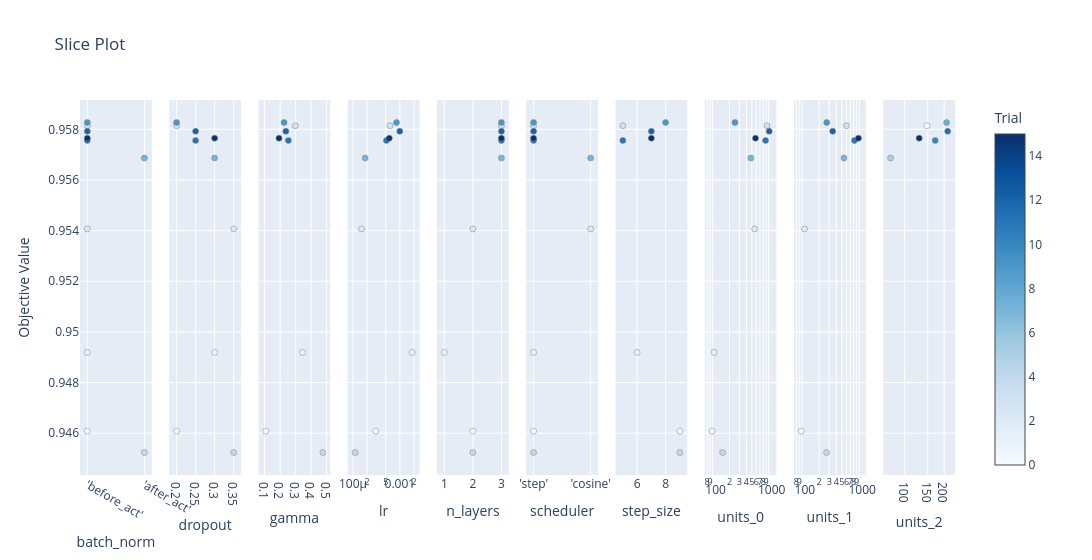

The code cell stored with this chart in its notebook:
### Markdown cell above
## Visualization: Slice Plot

### Code cell
fig_slice = plot_slice(study)
fig_slice.write_html(os.path.join(OUT_DIR, 'slice_plot.html'))
fig_slice.show()

### Figure 1 — Plotly figure (JSON) as saved in the notebook; plotly's stock layout.template omitted (floating-point values rounded to 4 significant figures)
{"data": [{"marker": {"color": [0, 1, 2, 3, 9, 11, 12, 15, 4, 7], "colorbar": {"title": {"text": "Trial"}, "x": 1, "xpad": 40}, "colorscale": [[0, "rgb(247,251,255)"], [0.125, "rgb(222,235,247)"], [0.25, "rgb(198,219,239)"], [0.375, "rgb(158,202,225)"], [0.5, "rgb(107,174,214)"], [0.625, "rgb(66,146,198)"], [0.75, "rgb(33,113,181)"], [0.875, "rgb(8,81,156)"], [1, "rgb(8,48,107)"]], "line": {"color": "Grey", "width": 0.5}, "showscale": true}, "mode": "markers", "name": "Feasible Trial", "showlegend": false, "type": "scatter", "x": ["'before_act'", "'before_act'", "'before_act'", "'before_act'", "'before_act'", "'before_act'", "'before_act'", "'before_act'", "'after_act'", "'after_act'"], "xaxis": "x", "y": [0.9461, 0.9492, 0.9541, 0.9581, 0.9583, 0.9576, 0.9579, 0.9577, 0.9452, 0.9569], "yaxis": "y"}, {"marker": {"color": [0, 1, 2, 3, 4, 7, 9, 11, 12, 15], "colorbar": {"title": {"text": "Trial"}, "x": 1, "xpad": 40}, "colorscale": [[0, "rgb(247,251,255)"], [0.125, "rgb(222,235,247)"], [0.25, "rgb(198,219,239)"], [0.375, "rgb(158,202,225)"], [0.5, "rgb(107,174,214)"], [0.625, "rgb(66,146,198)"], [0.75, "rgb(33,113,181)"], [0.875, "rgb(8,81,156)"], [1, "rgb(8,48,107)"]], "line": {"color": "Grey", "width": 0.5}, "showscale": false}, "mode": "markers", "name": "Feasible Trial", "showlegend": false, "type": "scatter", "x": [0.2, 0.3, 0.35, 0.2, 0.35, 0.3, 0.2, 0.25, 0.25, 0.3], "xaxis": "x2", "y": [0.9461, 0.9492, 0.9541, 0.9581, 0.9452, 0.9569, 0.9583, 0.9576, 0.9579, 0.9577], "yaxis": "y2"}, {"marker": {"color": [0, 1, 3, 4, 9, 11, 12, 15], "colorbar": {"title": {"text": "Trial"}, "x": 1, "xpad": 40}, "colorscale": [[0, "rgb(247,251,255)"], [0.125, "rgb(222,235,247)"], [0.25, "rgb(198,219,239)"], [0.375, "rgb(158,202,225)"], [0.5, "rgb(107,174,214)"], [0.625, "rgb(66,146,198)"], [0.75, "rgb(33,113,181)"], [0.875, "rgb(8,81,156)"], [1, "rgb(8,48,107)"]], "line": {"color": "Grey", "width": 0.5}, "showscale": false}, "mode": "markers", "name": "Feasible Trial", "showlegend": false, "type": "scatter", "x": [0.1082, 0.3447, 0.2981, 0.4758, 0.2257, 0.2533, 0.2371, 0.1931], "xaxis": "x3", "y": [0.9461, 0.9492, 0.9581, 0.9452, 0.9583, 0.9576, 0.9579, 0.9577], "yaxis": "y3"}, {"marker": {"color": [0, 1, 2, 3, 4, 7, 9, 11, 12, 15], "colorbar": {"title": {"text": "Trial"}, "x": 1, "xpad": 40}, "colorscale": [[0, "rgb(247,251,255)"], [0.125, "rgb(222,235,247)"], [0.25, "rgb(198,219,239)"], [0.375, "rgb(158,202,225)"], [0.5, "rgb(107,174,214)"], [0.625, "rgb(66,146,198)"], [0.75, "rgb(33,113,181)"], [0.875, "rgb(8,81,156)"], [1, "rgb(8,48,107)"]], "line": {"color": "Grey", "width": 0.5}, "showscale": false}, "mode": "markers", "name": "Feasible Trial", "showlegend": false, "type": "scatter", "x": [0.0003071, 0.001828, 0.0001519, 0.0006172, 0.0001109, 0.0001814, 0.0008471, 0.0005157, 0.0009946, 0.000594], "xaxis": "x4", "y": [0.9461, 0.9492, 0.9541, 0.9581, 0.9452, 0.9569, 0.9583, 0.9576, 0.9579, 0.9577], "yaxis": "y4"}, {"marker": {"color": [0, 1, 2, 3, 4, 7, 9, 11, 12, 15], "colorbar": {"title": {"text": "Trial"}, "x": 1, "xpad": 40}, "colorscale": [[0, "rgb(247,251,255)"], [0.125, "rgb(222,235,247)"], [0.25, "rgb(198,219,239)"], [0.375, "rgb(158,202,225)"], [0.5, "rgb(107,174,214)"], [0.625, "rgb(66,146,198)"], [0.75, "rgb(33,113,181)"], [0.875, "rgb(8,81,156)"], [1, "rgb(8,48,107)"]], "line": {"color": "Grey", "width": 0.5}, "showscale": false}, "mode": "markers", "name": "Feasible Trial", "showlegend": false, "type": "scatter", "x": [2, 1, 2, 3, 2, 3, 3, 3, 3, 3], "xaxis": "x5", "y": [0.9461, 0.9492, 0.9541, 0.9581, 0.9452, 0.9569, 0.9583, 0.9576, 0.9579, 0.9577], "yaxis": "y5"}, {"marker": {"color": [0, 1, 3, 4, 9, 11, 12, 15, 2, 7], "colorbar": {"title": {"text": "Trial"}, "x": 1, "xpad": 40}, "colorscale": [[0, "rgb(247,251,255)"], [0.125, "rgb(222,235,247)"], [0.25, "rgb(198,219,239)"], [0.375, "rgb(158,202,225)"], [0.5, "rgb(107,174,214)"], [0.625, "rgb(66,146,198)"], [0.75, "rgb(33,113,181)"], [0.875, "rgb(8,81,156)"], [1, "rgb(8,48,107)"]], "line": {"color": "Grey", "width": 0.5}, "showscale": false}, "mode": "markers", "name": "Feasible Trial", "showlegend": false, "type": "scatter", "x": ["'step'", "'step'", "'step'", "'step'", "'step'", "'step'", "'step'", "'step'", "'cosine'", "'cosine'"], "xaxis": "x6", "y": [0.9461, 0.9492, 0.9581, 0.9452, 0.9583, 0.9576, 0.9579, 0.9577, 0.9541, 0.9569], "yaxis": "y6"}, {"marker": {"color": [0, 1, 3, 4, 9, 11, 12, 15], "colorbar": {"title": {"text": "Trial"}, "x": 1, "xpad": 40}, "colorscale": [[0, "rgb(247,251,255)"], [0.125, "rgb(222,235,247)"], [0.25, "rgb(198,219,239)"], [0.375, "rgb(158,202,225)"], [0.5, "rgb(107,174,214)"], [0.625, "rgb(66,146,198)"], [0.75, "rgb(33,113,181)"], [0.875, "rgb(8,81,156)"], [1, "rgb(8,48,107)"]], "line": {"color": "Grey", "width": 0.5}, "showscale": false}, "mode": "markers", "name": "Feasible Trial", "showlegend": false, "type": "scatter", "x": [9, 6, 5, 9, 8, 5, 7, 7], "xaxis": "x7", "y": [0.9461, 0.9492, 0.9581, 0.9452, 0.9583, 0.9576, 0.9579, 0.9577], "yaxis": "y7"}, {"marker": {"color": [0, 1, 2, 3, 4, 7, 9, 11, 12, 15], "colorbar": {"title": {"text": "Trial"}, "x": 1, "xpad": 40}, "colorscale": [[0, "rgb(247,251,255)"], [0.125, "rgb(222,235,247)"], [0.25, "rgb(198,219,239)"], [0.375, "rgb(158,202,225)"], [0.5, "rgb(107,174,214)"], [0.625, "rgb(66,146,198)"], [0.75, "rgb(33,113,181)"], [0.875, "rgb(8,81,156)"], [1, "rgb(8,48,107)"]], "line": {"color": "Grey", "width": 0.5}, "showscale": false}, "mode": "markers", "name": "Feasible Trial", "showlegend": false, "type": "scatter", "x": [98, 106, 564, 931, 151, 482, 251, 881, 1021, 583], "xaxis": "x8", "y": [0.9461, 0.9492, 0.9541, 0.9581, 0.9452, 0.9569, 0.9583, 0.9576, 0.9579, 0.9577], "yaxis": "y8"}, {"marker": {"color": [0, 2, 3, 4, 7, 9, 11, 12, 15], "colorbar": {"title": {"text": "Trial"}, "x": 1, "xpad": 40}, "colorscale": [[0, "rgb(247,251,255)"], [0.125, "rgb(222,235,247)"], [0.25, "rgb(198,219,239)"], [0.375, "rgb(158,202,225)"], [0.5, "rgb(107,174,214)"], [0.625, "rgb(66,146,198)"], [0.75, "rgb(33,113,181)"], [0.875, "rgb(8,81,156)"], [1, "rgb(8,48,107)"]], "line": {"color": "Grey", "width": 0.5}, "showscale": false}, "mode": "markers", "name": "Feasible Trial", "showlegend": false, "type": "scatter", "x": [98, 111, 601, 270, 542, 272, 825, 345, 968], "xaxis": "x9", "y": [0.9461, 0.9541, 0.9581, 0.9452, 0.9569, 0.9583, 0.9576, 0.9579, 0.9577], "yaxis": "y9"}, {"marker": {"color": [3, 7, 9, 11, 12, 15], "colorbar": {"title": {"text": "Trial"}, "x": 1, "xpad": 40}, "colorscale": [[0, "rgb(247,251,255)"], [0.125, "rgb(222,235,247)"], [0.25, "rgb(198,219,239)"], [0.375, "rgb(158,202,225)"], [0.5, "rgb(107,174,214)"], [0.625, "rgb(66,146,198)"], [0.75, "rgb(33,113,181)"], [0.875, "rgb(8,81,156)"], [1, "rgb(8,48,107)"]], "line": {"color": "Grey", "width": 0.5}, "showscale": false}, "mode": "markers", "name": "Feasible Trial", "showlegend": false, "type": "scatter", "x": [148, 78, 209, 171, 213, 129], "xaxis": "x10", "y": [0.9581, 0.9569, 0.9583, 0.9576, 0.9579, 0.9577], "yaxis": "y10"}], "layout": {"title": {"text": "Slice Plot"}, "width": 3000, "xaxis": {"anchor": "y", "categoryarray": ["'before_act'", "'after_act'"], "categoryorder": "array", "domain": [0, 0.082], "title": {"text": "batch_norm"}, "type": "category"}, "xaxis10": {"anchor": "y10", "domain": [0.918, 1.0], "title": {"text": "units_2"}, "type": "log"}, "xaxis2": {"anchor": "y2", "domain": [0.102, 0.184], "title": {"text": "dropout"}}, "xaxis3": {"anchor": "y3", "domain": [0.204, 0.286], "title": {"text": "gamma"}}, "xaxis4": {"anchor": "y4", "domain": [0.306, 0.388], "title": {"text": "lr"}, "type": "log"}, "xaxis5": {"anchor": "y5", "domain": [0.408, 0.49], "title": {"text": "n_layers"}}, "xaxis6": {"anchor": "y6", "categoryarray": ["'step'", "'cosine'"], "categoryorder": "array", "domain": [0.51, 0.592], "title": {"text": "scheduler"}, "type": "category"}, "xaxis7": {"anchor": "y7", "domain": [0.612, 0.694], "title": {"text": "step_size"}}, "xaxis8": {"anchor": "y8", "domain": [0.714, 0.796], "title": {"text": "units_0"}, "type": "log"}, "xaxis9": {"anchor": "y9", "domain": [0.816, 0.898], "title": {"text": "units_1"}, "type": "log"}, "yaxis": {"anchor": "x", "domain": [0, 1], "title": {"text": "Objective Value"}}, "yaxis10": {"anchor": "x10", "domain": [0, 1], "matches": "y", "showticklabels": false}, "yaxis2": {"anchor": "x2", "domain": [0, 1], "matches": "y", "showticklabels": false}, "yaxis3": {"anchor": "x3", "domain": [0, 1], "matches": "y", "showticklabels": false}, "yaxis4": {"anchor": "x4", "domain": [0, 1], "matches": "y", "showticklabels": false}, "yaxis5": {"anchor": "x5", "domain": [0, 1], "matches": "y", "showticklabels": false}, "yaxis6": {"anchor": "x6", "domain": [0, 1], "matches": "y", "showticklabels": false}, "yaxis7": {"anchor": "x7", "domain": [0, 1], "matches": "y", "showticklabels": false}, "yaxis8": {"anchor": "x8", "domain": [0, 1], "matches": "y", "showticklabels": false}, "yaxis9": {"anchor": "x9", "domain": [0, 1], "matches": "y", "showticklabels": false}}}
